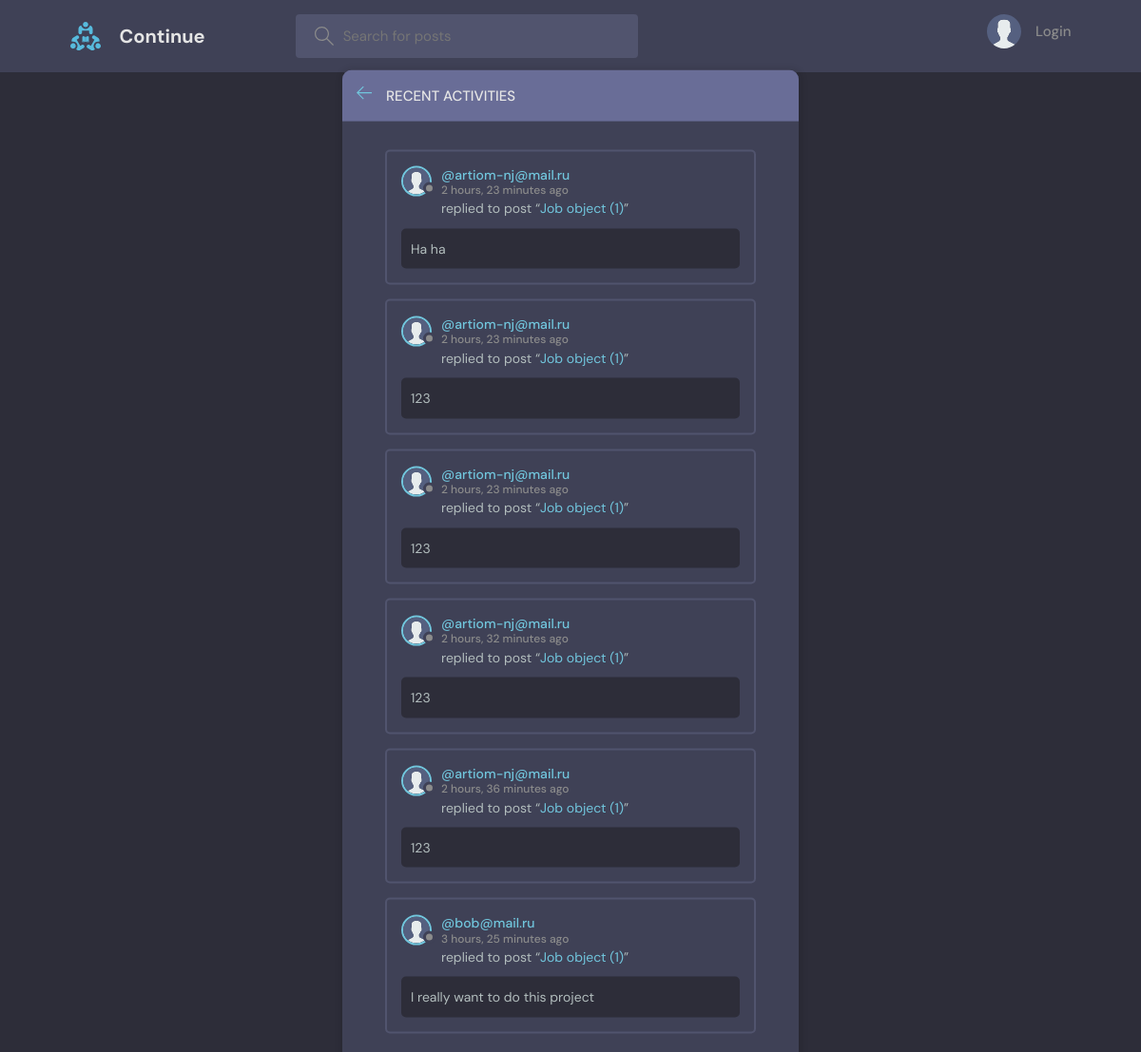
The page /activity/ on the database its author committed.
### base/models.py (models this page shows, shortened)
class Message(models.Model):
    user = models.ForeignKey(User, on_delete=models.CASCADE)
    job = models.ForeignKey(Job, on_delete=models.CASCADE)
    body = models.TextField()
    updated = models.DateTimeField(auto_now=True)
    created = models.DateTimeField(auto_now_add=True)
    class Meta:
        ordering = ['-updated', '-created']

class User(AbstractUser):
    name = models.CharField(max_length=200, null=True)
    email = models.EmailField(unique=True)
    bio = models.TextField(null=True)
    avatar = models.ImageField(null=True, default='avatar.svg')
    balance = MoneyField(max_digits=19, decimal_places=4, default_currency='RUB', default=0)
    USERNAME_FIELD = 'email'
    REQUIRED_FIELDS = []

class Job(models.Model):
    name = models.CharField(max_length=200)
    description = models.TextField(null=True, blank=True)
    cost = models.DecimalField(max_digits=20, decimal_places=2, null=False)
    created = models.DateTimeField(auto_now_add=True)
    updated = models.DateTimeField(auto_now=True)
    topic = models.ForeignKey(Topic, on_delete=models.SET_NULL, null=True)
    status = models.ForeignKey(JobStatus, on_delete=models.SET_NULL, null=True)
    class Meta:
        ordering = ['-updated', '-created']

### base/views.py (the view)
# urls.py: path('activity/', views.activityPage, name="activity"),
def activityPage(request):
    job_messages = Message.objects.all()
    return render(request, 'base/activity.html', {'job_messages': job_messages})

### base/templates/base/activity.html (shortened to what this page needs)
{% extends 'main.html' %}
{% block content %}
<main class="layout">
  <div class="container">
    <div class="layout__box">
      <div class="layout__boxHeader">
        <div class="layout__boxTitle">
          <a href="{% url 'home' %}">
            <svg version="1.1" xmlns="http://www.w3.org/2000/svg" width="32" height="32" viewBox="0 0 32 32">
              <title>arrow-left</title>
              <path
                d="M13.723 2.286l-13.723 13.714 13.719 13.714 1.616-1.611-10.96-10.96h27.625v-2.286h-27.625l10.965-10.965-1.616-1.607z">
              </path>
              </path>
            </svg>
          </a>
          <h3>Recent Activities</h3>
        </div>
      </div>
      <div class="activities-page layout__body">
        {% for message in job_messages %}
        <div class="activities__box">
          <div class="activities__boxHeader jobListJob__header">
            <a href="{% url 'user-profile' message.user.id %}" class="jobListJob__author">
              <div class="avatar avatar--small">
                <img src="{{message.user.avatar.url}}" />
              </div>
              <p>
                @{{message.user}}
                <span>{{message.created|timesince}} ago</span>
              </p>
            </a>
          </div>
          <div class="activities__boxContent">
            <p>replied to post “<a href="{% url 'job' message.job.id %}">{{message.job}}</a>”</p>
            <div class="activities__boxJobContent">
              {{message.body}}
            </div>
          </div>
        </div>
        {% endfor %}
      </div>
    </div>
  </div>
</main>
{% endblock content %}

### static/css/style.css (style rules this page uses)
:root { --color-main: #71c6dd; --color-main-light: #e1f6fb; --color-dark: #3f4156; --color-dark-medium: #51546e; --color-dark-light: #696d97; --color-light: #e5e5e5; --color-gray: #8b8b8b; --color-light-gray: #b2bdbd; --color-bg: #2d2d39; --color-success: #5dd693; --color-error: #fc4b0b; }
* { font-family: "DM Sans", -apple-system, BlinkMacSystemFont, "Segoe UI", Roboto, Oxygen, Ubuntu, Cantarell, "Open Sans", "Helvetica Neue", sans-serif; margin: 0; padding: 0; box-sizing: border-box; text-rendering: optimizeLegibility; font-size: inherit; }
html { font-size: 56.25%; }
@media only screen and (min-width: 1200px) { html { font-size: 62.5%; } }
body { line-height: 1.6; font-weight: 400; font-size: 1.5rem; color: var(--color-light-gray); background-color: var(--color-bg); min-height: 100vh; }
img { width: 100%; }
a { display: inline-block; color: var(--color-main); text-decoration: none; }
.container { max-width: 120rem; width: 90%; margin: auto; }
.avatar { position: relative; display: inline-block; border-radius: 50%; border: 2px solid var(--color-main); }
.avatar img { display: block; border-radius: 50%; object-fit: cover; object-position: center; }
.avatar::after { content: ""; display: block; position: absolute; background-color: var(--color-gray); z-index: 111; border-radius: 50%; border: 0.3rem solid var(--color-dark); }
.avatar.avatar--small img { width: 2.8rem; height: 2.8rem; }
.avatar.avatar--small:after { width: 0.7rem; height: 0.7rem; bottom: 0px; right: -6px; }
.layout { margin-top: 2.4rem; }
.layout > .container { display: flex; justify-content: space-between; align-items: flex-start; }
.layout__box { width: 90%; max-width: 48rem; min-height: 40rem; position: absolute; top: 50%; left: 50%; transform: translate(-50%, -46%); background-color: var(--color-dark); border-radius: 1rem; box-shadow: 1px 1px 6px 3px rgba(0, 0, 0, 0.1); overflow: hidden; }
.layout__boxHeader { display: flex; padding: 1.5rem; background-color: var(--color-dark-light); }
.layout__boxTitle { display: flex; gap: 1.5rem; align-items: center; }
.layout__boxTitle h3 { text-transform: uppercase; font-weight: 500; color: var(--color-light); }
.layout__boxTitle svg { width: 1.6rem; height: 1.6rem; fill: var(--color-main); }
.layout__body { margin: 3rem; }
.jobListJob__header { display: flex; justify-content: space-between; align-items: center; }
.jobListJob__author { font-weight: 500; display: flex; align-items: center; gap: 1rem; }
.activities__box { margin: 1.5rem; padding: 1.5rem; border: 2px solid var(--color-dark-medium); border-radius: 5px; }
.activities__boxHeader p { font-size: 1.4rem; line-height: 1.3; }
.activities__boxHeader p span { color: var(--color-gray); font-size: 1.2rem; display: block; }
.activities__boxContent { margin-left: 4.2rem; }
.activities__boxContent { font-size: 1.4rem; }
.activities__boxJobContent { background: var(--color-bg); padding: 1rem; border-radius: 5px; margin-top: 1rem; margin-left: -4.2rem; }

### rows shown on the page
Message: user.avatar (placeholder picture), user "artiom-nj@mail.ru", created "2 hours, 23 minutes", job "Job object (1)", body "Ha ha"
Message: user.avatar (placeholder picture), user "artiom-nj@mail.ru", created "2 hours, 23 minutes", job "Job object (1)", body "123"
Message: user.avatar (placeholder picture), user "artiom-nj@mail.ru", created "2 hours, 23 minutes", job "Job object (1)", body "123"
Message: user.avatar (placeholder picture), user "artiom-nj@mail.ru", created "2 hours, 32 minutes", job "Job object (1)", body "123"
Message: user.avatar (placeholder picture), user "artiom-nj@mail.ru", created "2 hours, 36 minutes", job "Job object (1)", body "123"
Message: user.avatar (placeholder picture), user "bob@mail.ru", created "3 hours, 25 minutes", job "Job object (1)", body "I really want to do this project"
